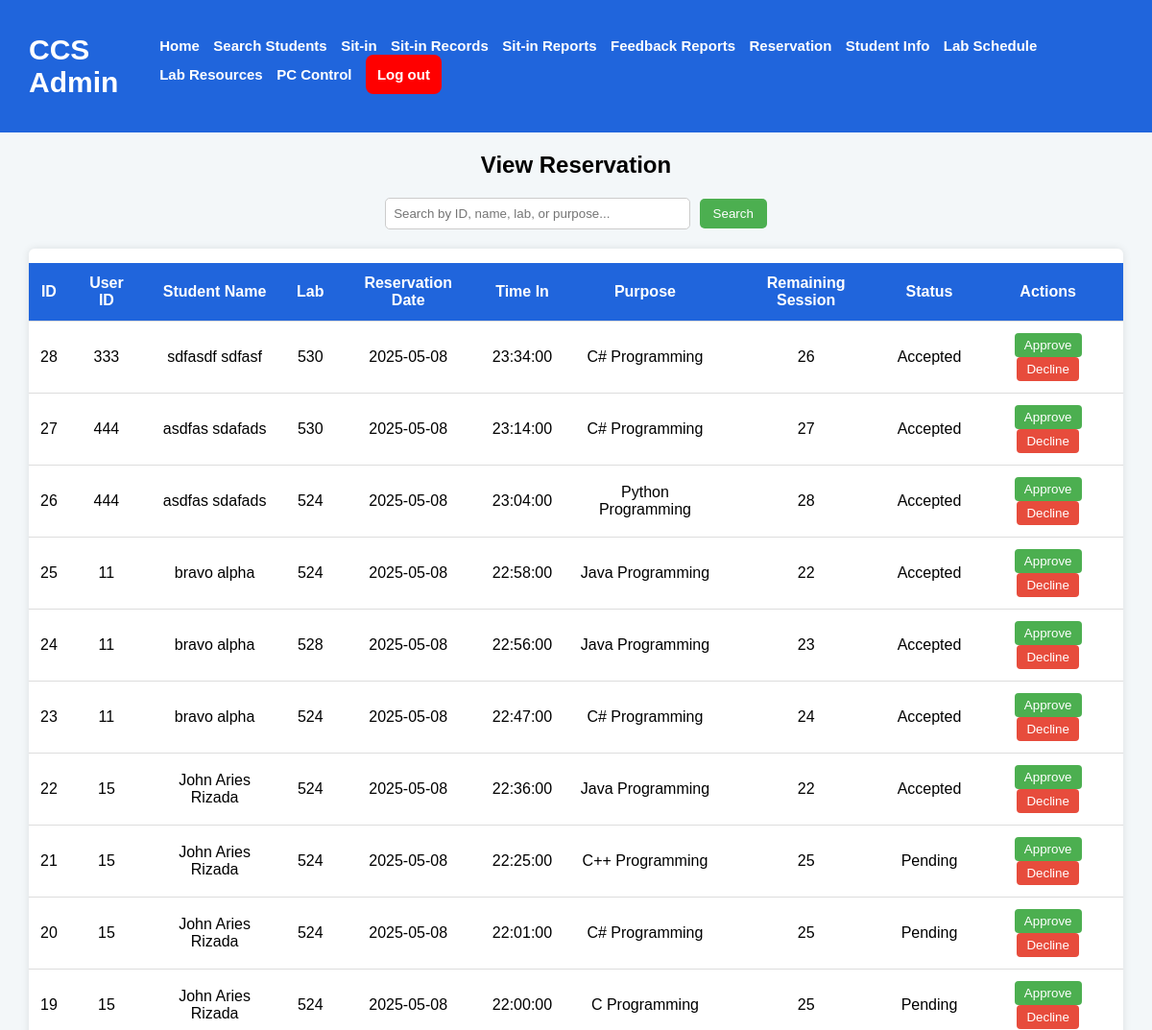
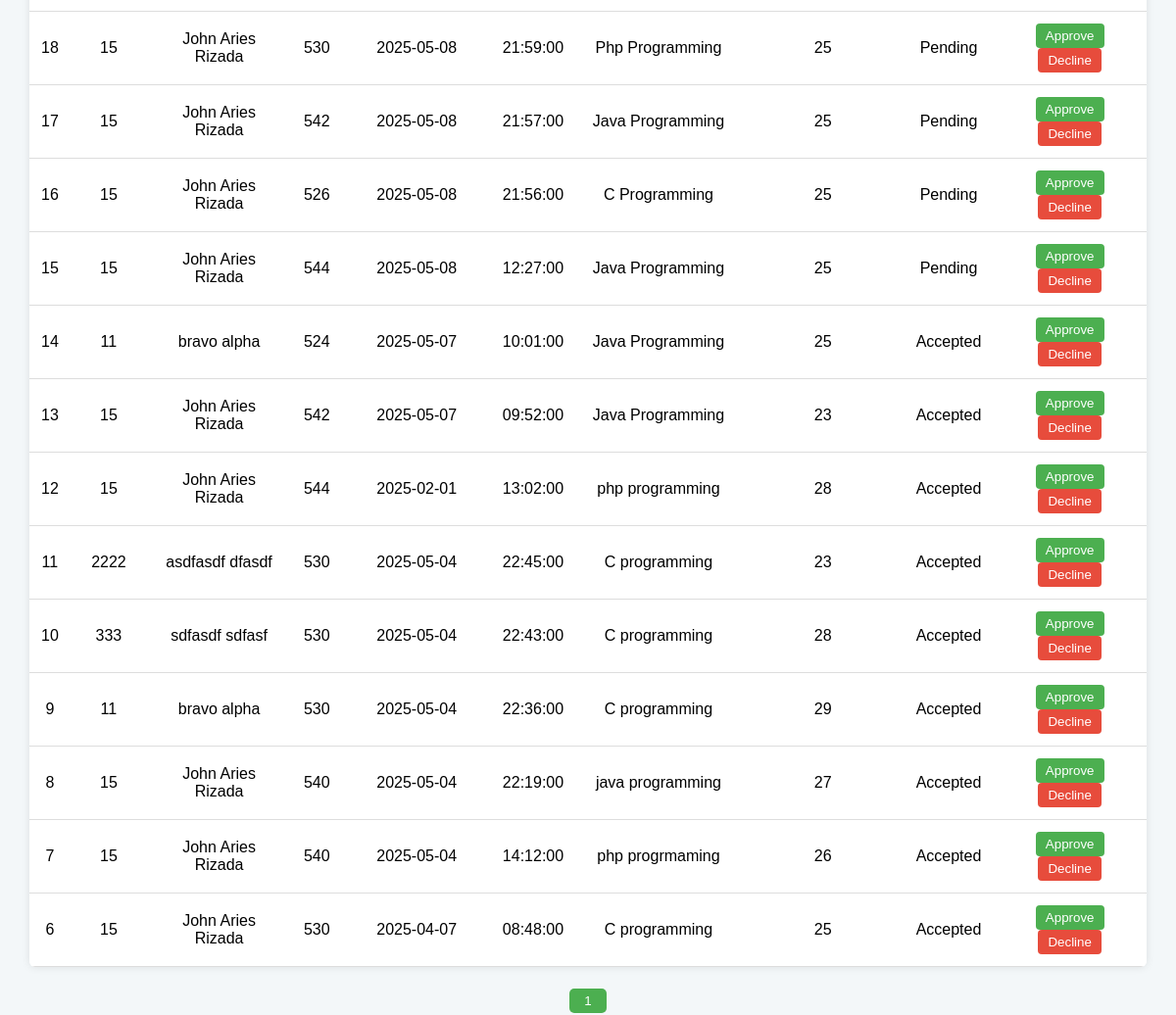
Screenshot of /view-reservations.php with the database file from the repository (2 pictures, top to bottom).
### tables this page shows
CREATE TABLE `reservations` (
  `id` int(11) NOT NULL,
  `id_number` varchar(20) DEFAULT NULL,
  `student_name` varchar(100) DEFAULT NULL,
  `purpose` text DEFAULT NULL,
  `lab` varchar(50) DEFAULT NULL,
  `time_in` time DEFAULT NULL,
  `date` date DEFAULT NULL,
  `remaining_session` int(11) DEFAULT NULL,
  `created_at` timestamp NOT NULL DEFAULT current_timestamp(),
  `status` varchar(20) DEFAULT 'Pending',
  `pc_number` varchar(10) NOT NULL
);

### view-reservations.php (the view, shortened to what this page needs)
<?php
include('db.php');
$search = $_GET['search'] ?? '';
$searchQuery = '';
$query = "SELECT * FROM reservations $searchQuery ORDER BY id DESC";
$result = mysqli_query($connection, $query);
?>
<!DOCTYPE html>
<html lang="en">
<head>
    <link rel="stylesheet" href="assets/styles.css?v=<?php echo time(); ?>">
</head>
<body>
<nav>
    <h1>CCS Admin</h1>
    <div class="nav-links-admin" id="nav-links">
        <a id="home-nav" href="admindashboard.php"> Home</a>
        <a href="#" onclick="searchFunction()" id="search-btn"> Search Students</a>
        <a href="current-sit-in.php"> Sit-in</a>
        <a href="view-sit-in-records.php">Sit-in Records</a>
        <a href="sit-in-reports.php"> Sit-in Reports</a>
        <a href="feedback-reports.php"> Feedback Reports</a>
        <a href="view-reservations.php">Reservation</a>
        <a href="student_management.php">Student Info</a>
        <a href="lab_schedule.php">Lab Schedule</a>
        <a href="lab_resources.php">Lab Resources</a>
        <a href="admin_computer_control.php">PC Control</a>
        <a href="admin.php" class="logout-btn" id="logoutbtn"> Log out </a>
    </div>
</nav>
<h2>View Reservation</h2>
<div class="search-bar">
    <form method="get">
        <input type="text" name="search" placeholder="Search by ID, name, lab, or purpose..." value="<?php echo htmlspecialchars($search); ?>">
        <button type="submit" class="search-btn">Search</button>
    </form>
</div>
<div class="table-container">
    <table>
        <thead>
            <tr>
                <th>ID</th>
                <th>User ID</th>
                <th>Student Name</th>
                <th>Lab</th>
                <th>Reservation Date</th>
                <th>Time In</th>
                <th>Purpose</th>
                <th>Remaining Session</th>
                <th>Status</th>
                <th>Actions</th>
            </tr>
        </thead>
        <tbody>
        <?php
        if (mysqli_num_rows($result) > 0) {
            while ($row = mysqli_fetch_assoc($result)) {
                echo "<tr>";
                echo "<td>{$row['id']}</td>";
                echo "<td>{$row['id_number']}</td>";
                echo "<td>{$row['student_name']}</td>";
                echo "<td>{$row['lab']}</td>";
                echo "<td>{$row['date']}</td>";
                echo "<td>{$row['time_in']}</td>";
                echo "<td>{$row['purpose']}</td>";
                echo "<td>{$row['remaining_session']}</td>";
                echo "<td>{$row['status']}</td>";
                echo "<td>
    <form method='post' action='update-reservation-status.php' style='display:inline;'>
        <input type='hidden' name='id' value='" . $row['id'] . "'>
        <input type='hidden' name='status' value='Accepted'>
        <button type='submit' style='background-color:#4CAF50; color:white; border:none; padding:5px 10px; border-radius:4px;'>Approve</button>
    </form>
    <form method='post' action='update-reservation-status.php' style='display:inline;'>
        <input type='hidden' name='id' value='" . $row['id'] . "'>
        <input type='hidden' name='status' value='Declined'>
        <button type='submit' style='background-color:#e74c3c; color:white; border:none; padding:5px 10px; border-radius:4px;'>Decline</button>
    </form>
</td>";
                echo "</tr>";
            }
        } else {
            echo "<tr><td colspan='10'>No reservations found.</td></tr>";
        }
        ?>
        </tbody>
    </table>
</div>
<div class="pagination">
    <button>1</button>
</div>
</body>
</html>

### assets/styles.css (style rules this page uses)
body { margin: 0; padding: 0; font-family: sans-serif; background-color: gainsboro; }
table { width: 100%; margin-top: 15px; border-collapse: collapse; text-align: left; }
th, td { padding: 12px; text-align: left; }
th { background-color: #f4f4f4; font-weight: bold; }
tr { border-bottom: 1px solid #ddd; }
thead tr th { background-color: rgb(32, 101, 220); color: white; }
nav { display: flex; flex-direction: row; justify-content: space-between; align-items: center; padding: 10px; background-color: rgb(32, 101, 220); color: white; }
nav h1 { margin-left: 20px; font-size: 30px; }
nav a { text-decoration: none; color: white; margin-right: 10px; font-weight: bold; font-size: 15px; transition: color 0.3s ease-in, text-decoration 0.3s ease-in-out; display: inline-block; white-space: normal; }
.logout-btn { background-color: red; padding: 12px; text-decoration: none; border-radius: 8px; }
table { background-color: white;; padding: 20px; }
td { padding-top: 20px; }

### view-reservations.php (style rules this page uses)
body { background-color: #f3f7f9; font-family: sans-serif; }
h2 { text-align: center; margin: 20px 0; }
.table-container { max-width: 95%; margin: auto; overflow-x: auto; box-shadow: 0 0 8px rgba(0,0,0,0.1); background-color: white; border-radius: 6px; }
table { width: 100%; border-collapse: collapse; }
th { background-color: #4CAF50; color: white; padding: 12px; text-align: center; }
td { padding: 12px; border-bottom: 1px solid #ddd; text-align: center; }
.search-bar { text-align: center; margin-bottom: 20px; }
input[type="text"] { width: 300px; padding: 8px; border-radius: 5px; border: 1px solid #ccc; }
.search-btn { padding: 8px 14px; background-color: #4CAF50; color: white; border: none; border-radius: 5px; margin-left: 5px; cursor: pointer; }
.pagination { text-align: center; margin-top: 20px; }
.pagination button { padding: 5px 15px; margin: 2px; background-color: #4CAF50; color: white; border: none; border-radius: 5px; }

### rows the page displays
reservations: id "28", id_number "333", student_name "sdfasdf sdfasf", lab "530", date "2025-05-08", time_in "23:34:00", purpose "C# Programming", remaining_session "26", status "Accepted"
reservations: id "27", id_number "444", student_name "asdfas sdafads", lab "530", date "2025-05-08", time_in "23:14:00", purpose "C# Programming", remaining_session "27", status "Accepted"
reservations: id "26", id_number "444", student_name "asdfas sdafads", lab "524", date "2025-05-08", time_in "23:04:00", purpose "Python Programming", remaining_session "28", status "Accepted"
reservations: id "25", id_number "11", student_name "bravo alpha", lab "524", date "2025-05-08", time_in "22:58:00", purpose "Java Programming", remaining_session "22", status "Accepted"
reservations: id "24", id_number "11", student_name "bravo alpha", lab "528", date "2025-05-08", time_in "22:56:00", purpose "Java Programming", remaining_session "23", status "Accepted"
reservations: id "23", id_number "11", student_name "bravo alpha", lab "524", date "2025-05-08", time_in "22:47:00", purpose "C# Programming", remaining_session "24", status "Accepted"
reservations: id "22", id_number "15", student_name "John Aries Rizada", lab "524", date "2025-05-08", time_in "22:36:00", purpose "Java Programming", remaining_session "22", status "Accepted"
reservations: id "21", id_number "15", student_name "John Aries Rizada", lab "524", date "2025-05-08", time_in "22:25:00", purpose "C++ Programming", remaining_session "25", status "Pending"
reservations: id "20", id_number "15", student_name "John Aries Rizada", lab "524", date "2025-05-08", time_in "22:01:00", purpose "C# Programming", remaining_session "25", status "Pending"
reservations: id "19", id_number "15", student_name "John Aries Rizada", lab "524", date "2025-05-08", time_in "22:00:00", purpose "C Programming", remaining_session "25", status "Pending"
reservations: id "18", id_number "15", student_name "John Aries Rizada", lab "530", date "2025-05-08", time_in "21:59:00", purpose "Php Programming", remaining_session "25", status "Pending"
reservations: id "17", id_number "15", student_name "John Aries Rizada", lab "542", date "2025-05-08", time_in "21:57:00", purpose "Java Programming", remaining_session "25", status "Pending"
reservations: id "16", id_number "15", student_name "John Aries Rizada", lab "526", date "2025-05-08", time_in "21:56:00", purpose "C Programming", remaining_session "25", status "Pending"
reservations: id "15", id_number "15", student_name "John Aries Rizada", lab "544", date "2025-05-08", time_in "12:27:00", purpose "Java Programming", remaining_session "25", status "Pending"
reservations: id "14", id_number "11", student_name "bravo alpha", lab "524", date "2025-05-07", time_in "10:01:00", purpose "Java Programming", remaining_session "25", status "Accepted"
reservations: id "13", id_number "15", student_name "John Aries Rizada", lab "542", date "2025-05-07", time_in "09:52:00", purpose "Java Programming", remaining_session "23", status "Accepted"
reservations: id "12", id_number "15", student_name "John Aries Rizada", lab "544", date "2025-02-01", time_in "13:02:00", purpose "php programming", remaining_session "28", status "Accepted"
reservations: id "11", id_number "2222", student_name "asdfasdf dfasdf", lab "530", date "2025-05-04", time_in "22:45:00", purpose "C programming", remaining_session "23", status "Accepted"
reservations: id "10", id_number "333", student_name "sdfasdf sdfasf", lab "530", date "2025-05-04", time_in "22:43:00", purpose "C programming", remaining_session "28", status "Accepted"
reservations: id "9", id_number "11", student_name "bravo alpha", lab "530", date "2025-05-04", time_in "22:36:00", purpose "C programming", remaining_session "29", status "Accepted"
reservations: id "8", id_number "15", student_name "John Aries Rizada", lab "540", date "2025-05-04", time_in "22:19:00", purpose "java programming", remaining_session "27", status "Accepted"
reservations: id "7", id_number "15", student_name "John Aries Rizada", lab "540", date "2025-05-04", time_in "14:12:00", purpose "php progrmaming", remaining_session "26", status "Accepted"
reservations: id "6", id_number "15", student_name "John Aries Rizada", lab "530", date "2025-04-07", time_in "08:48:00", purpose "C programming", remaining_session "25", status "Accepted"
